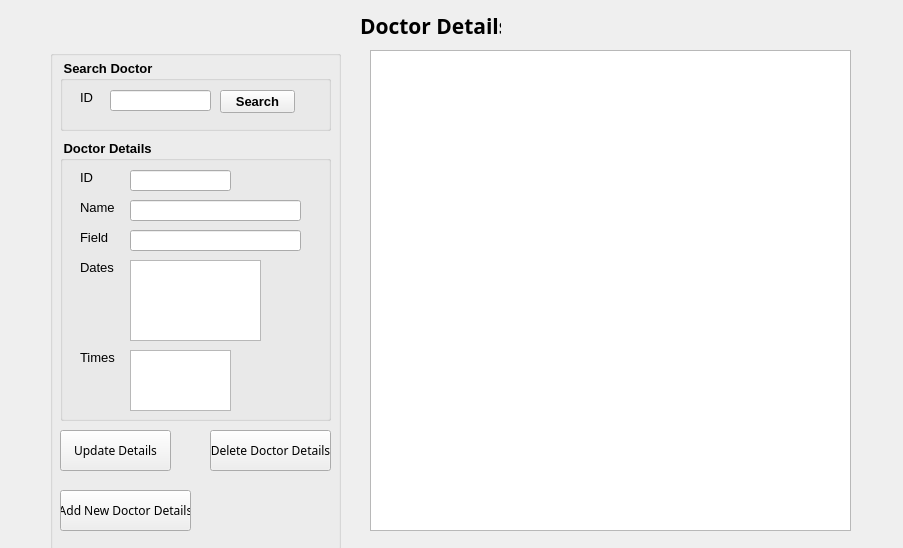
<?xml version="1.0" encoding="UTF-8"?>
<ui version="4.0">
 <class>DoctorsView</class>
 <widget class="QMainWindow" name="DoctorsView">
  <property name="geometry">
   <rect>
    <x>0</x>
    <y>0</y>
    <width>903</width>
    <height>548</height>
   </rect>
  </property>
  <property name="minimumSize">
   <size>
    <width>903</width>
    <height>548</height>
   </size>
  </property>
  <property name="maximumSize">
   <size>
    <width>903</width>
    <height>548</height>
   </size>
  </property>
  <property name="windowTitle">
   <string>Edit Doctor Details</string>
  </property>
  <property name="windowIcon">
   <iconset resource="images.qrc">
    <normaloff>:/Images/Icon.png</normaloff>:/Images/Icon.png</iconset>
  </property>
  <property name="styleSheet">
   <string notr="true">
</string>
  </property>
  <widget class="QWidget" name="centralwidget">
   <widget class="QTableWidget" name="docTable">
    <property name="geometry">
     <rect>
      <x>370</x>
      <y>50</y>
      <width>481</width>
      <height>481</height>
     </rect>
    </property>
    <property name="styleSheet">
     <string notr="true"/>
    </property>
    <property name="selectionMode">
     <enum>QAbstractItemView::SingleSelection</enum>
    </property>
    <property name="selectionBehavior">
     <enum>QAbstractItemView::SelectRows</enum>
    </property>
    <property name="rowCount">
     <number>0</number>
    </property>
   </widget>
   <widget class="QGroupBox" name="groupBox">
    <property name="geometry">
     <rect>
      <x>50</x>
      <y>50</y>
      <width>291</width>
      <height>501</height>
     </rect>
    </property>
    <property name="title">
     <string/>
    </property>
    <widget class="QGroupBox" name="groupBox_2">
     <property name="geometry">
      <rect>
       <x>10</x>
       <y>10</y>
       <width>271</width>
       <height>71</height>
      </rect>
     </property>
     <property name="font">
      <font>
       <pointsize>10</pointsize>
       <weight>75</weight>
       <bold>true</bold>
      </font>
     </property>
     <property name="title">
      <string> Search Doctor </string>
     </property>
     <widget class="QLineEdit" name="idTxt">
      <property name="geometry">
       <rect>
        <x>50</x>
        <y>30</y>
        <width>101</width>
        <height>21</height>
       </rect>
      </property>
     </widget>
     <widget class="QLabel" name="label_2">
      <property name="geometry">
       <rect>
        <x>20</x>
        <y>30</y>
        <width>31</width>
        <height>16</height>
       </rect>
      </property>
      <property name="styleSheet">
       <string notr="true">image: url(:/Images/Transparent background.png);</string>
      </property>
      <property name="text">
       <string>&lt;html&gt;&lt;head/&gt;&lt;body&gt;&lt;p&gt;&lt;span style=&quot; font-weight:400;&quot;&gt;ID&lt;/span&gt;&lt;/p&gt;&lt;/body&gt;&lt;/html&gt;</string>
      </property>
     </widget>
     <widget class="QPushButton" name="searchApp">
      <property name="geometry">
       <rect>
        <x>160</x>
        <y>30</y>
        <width>75</width>
        <height>23</height>
       </rect>
      </property>
      <property name="text">
       <string>Search</string>
      </property>
     </widget>
     <zorder>idTxt</zorder>
     <zorder>label_2</zorder>
     <zorder>searchApp</zorder>
     <zorder>lbl123</zorder>
    </widget>
    <widget class="QGroupBox" name="groupBox_3">
     <property name="geometry">
      <rect>
       <x>10</x>
       <y>90</y>
       <width>271</width>
       <height>281</height>
      </rect>
     </property>
     <property name="font">
      <font>
       <pointsize>10</pointsize>
       <weight>75</weight>
       <bold>true</bold>
      </font>
     </property>
     <property name="title">
      <string> Doctor Details  </string>
     </property>
     <widget class="QLineEdit" name="idText">
      <property name="geometry">
       <rect>
        <x>70</x>
        <y>30</y>
        <width>101</width>
        <height>21</height>
       </rect>
      </property>
     </widget>
     <widget class="QLabel" name="label_3">
      <property name="geometry">
       <rect>
        <x>20</x>
        <y>30</y>
        <width>31</width>
        <height>16</height>
       </rect>
      </property>
      <property name="styleSheet">
       <string notr="true">image: url(:/Images/Transparent background.png);</string>
      </property>
      <property name="text">
       <string>&lt;html&gt;&lt;head/&gt;&lt;body&gt;&lt;p&gt;&lt;span style=&quot; font-weight:400;&quot;&gt;ID&lt;/span&gt;&lt;/p&gt;&lt;/body&gt;&lt;/html&gt;</string>
      </property>
     </widget>
     <widget class="QLabel" name="label_4">
      <property name="geometry">
       <rect>
        <x>20</x>
        <y>60</y>
        <width>51</width>
        <height>16</height>
       </rect>
      </property>
      <property name="styleSheet">
       <string notr="true">image: url(:/Images/Transparent background.png);</string>
      </property>
      <property name="text">
       <string>&lt;html&gt;&lt;head/&gt;&lt;body&gt;&lt;p&gt;&lt;span style=&quot; font-weight:400;&quot;&gt;Name&lt;/span&gt;&lt;/p&gt;&lt;/body&gt;&lt;/html&gt;</string>
      </property>
     </widget>
     <widget class="QLineEdit" name="nameTxt">
      <property name="geometry">
       <rect>
        <x>70</x>
        <y>60</y>
        <width>171</width>
        <height>21</height>
       </rect>
      </property>
     </widget>
     <widget class="QLabel" name="label_5">
      <property name="geometry">
       <rect>
        <x>20</x>
        <y>90</y>
        <width>51</width>
        <height>16</height>
       </rect>
      </property>
      <property name="styleSheet">
       <string notr="true">image: url(:/Images/Transparent background.png);</string>
      </property>
      <property name="text">
       <string>&lt;html&gt;&lt;head/&gt;&lt;body&gt;&lt;p&gt;&lt;span style=&quot; font-weight:400;&quot;&gt;Field&lt;/span&gt;&lt;/p&gt;&lt;/body&gt;&lt;/html&gt;</string>
      </property>
     </widget>
     <widget class="QLineEdit" name="fieldTxt">
      <property name="geometry">
       <rect>
        <x>70</x>
        <y>90</y>
        <width>171</width>
        <height>21</height>
       </rect>
      </property>
     </widget>
     <widget class="QLabel" name="label_6">
      <property name="geometry">
       <rect>
        <x>20</x>
        <y>120</y>
        <width>51</width>
        <height>16</height>
       </rect>
      </property>
      <property name="styleSheet">
       <string notr="true">image: url(:/Images/Transparent background.png);</string>
      </property>
      <property name="text">
       <string>&lt;html&gt;&lt;head/&gt;&lt;body&gt;&lt;p&gt;&lt;span style=&quot; font-weight:400;&quot;&gt;Dates&lt;/span&gt;&lt;/p&gt;&lt;/body&gt;&lt;/html&gt;</string>
      </property>
     </widget>
     <widget class="QLabel" name="label_7">
      <property name="geometry">
       <rect>
        <x>20</x>
        <y>210</y>
        <width>51</width>
        <height>16</height>
       </rect>
      </property>
      <property name="styleSheet">
       <string notr="true">image: url(:/Images/Transparent background.png);</string>
      </property>
      <property name="text">
       <string>&lt;html&gt;&lt;head/&gt;&lt;body&gt;&lt;p&gt;&lt;span style=&quot; font-weight:400;&quot;&gt;Times&lt;/span&gt;&lt;/p&gt;&lt;/body&gt;&lt;/html&gt;</string>
      </property>
     </widget>
     <widget class="QListWidget" name="dates">
      <property name="geometry">
       <rect>
        <x>70</x>
        <y>120</y>
        <width>131</width>
        <height>81</height>
       </rect>
      </property>
     </widget>
     <widget class="QListWidget" name="times">
      <property name="geometry">
       <rect>
        <x>70</x>
        <y>210</y>
        <width>101</width>
        <height>61</height>
       </rect>
      </property>
     </widget>
    </widget>
    <widget class="QPushButton" name="makeApp">
     <property name="geometry">
      <rect>
       <x>10</x>
       <y>440</y>
       <width>131</width>
       <height>41</height>
      </rect>
     </property>
     <property name="font">
      <font>
       <family>Minion Pro</family>
       <pointsize>9</pointsize>
      </font>
     </property>
     <property name="text">
      <string>Add New Doctor Details</string>
     </property>
    </widget>
    <widget class="QPushButton" name="pushButton_3">
     <property name="geometry">
      <rect>
       <x>10</x>
       <y>380</y>
       <width>111</width>
       <height>41</height>
      </rect>
     </property>
     <property name="font">
      <font>
       <family>Minion Pro</family>
       <pointsize>9</pointsize>
      </font>
     </property>
     <property name="text">
      <string>Update Details</string>
     </property>
    </widget>
    <widget class="QPushButton" name="pushButton_4">
     <property name="geometry">
      <rect>
       <x>160</x>
       <y>380</y>
       <width>121</width>
       <height>41</height>
      </rect>
     </property>
     <property name="font">
      <font>
       <family>Minion Pro</family>
       <pointsize>9</pointsize>
      </font>
     </property>
     <property name="text">
      <string>Delete Doctor Details</string>
     </property>
    </widget>
   </widget>
   <widget class="QLabel" name="label">
    <property name="geometry">
     <rect>
      <x>360</x>
      <y>10</y>
      <width>141</width>
      <height>31</height>
     </rect>
    </property>
    <property name="font">
     <font>
      <family>Minion Pro</family>
      <pointsize>16</pointsize>
      <weight>75</weight>
      <bold>true</bold>
     </font>
    </property>
    <property name="styleSheet">
     <string notr="true">image: url(:/Images/Transparent background.png);</string>
    </property>
    <property name="text">
     <string>Doctor Details</string>
    </property>
   </widget>
   <widget class="QLabel" name="label_8">
    <property name="geometry">
     <rect>
      <x>10</x>
      <y>10</y>
      <width>51</width>
      <height>31</height>
     </rect>
    </property>
    <property name="styleSheet">
     <string notr="true">image: url(:/Images/Icon.png);</string>
    </property>
    <property name="text">
     <string/>
    </property>
   </widget>
   <widget class="QLabel" name="lbl123">
    <property name="geometry">
     <rect>
      <x>-10</x>
      <y>-10</y>
      <width>921</width>
      <height>571</height>
     </rect>
    </property>
    <property name="styleSheet">
     <string notr="true">image: url(:/Images/Background Main 1.jpg);</string>
    </property>
    <property name="text">
     <string/>
    </property>
   </widget>
   <zorder>lbl123</zorder>
   <zorder>docTable</zorder>
   <zorder>groupBox</zorder>
   <zorder>label</zorder>
   <zorder>label_8</zorder>
  </widget>
 </widget>
 <resources>
  <include location="images.qrc"/>
 </resources>
 <connections/>
</ui>
